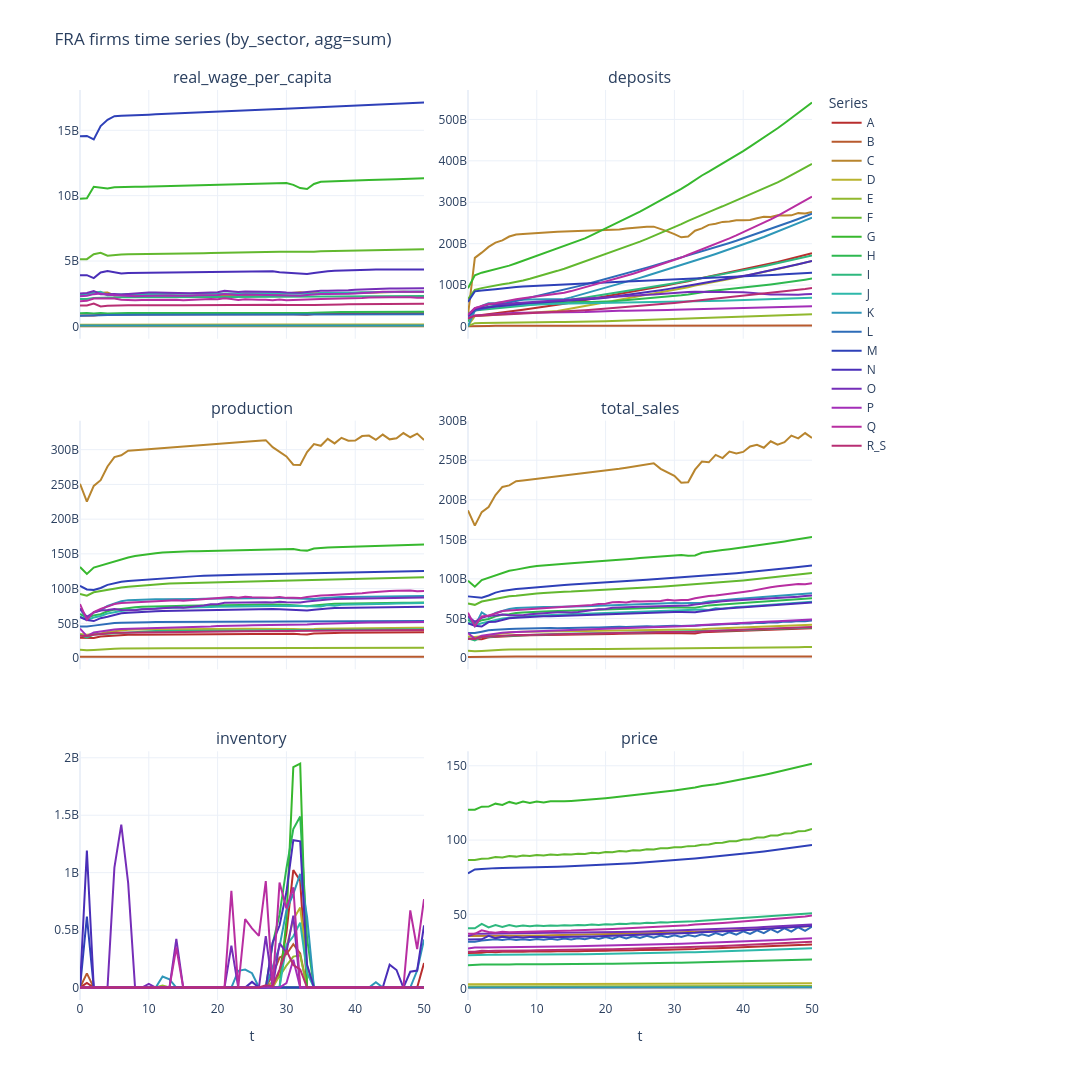

Here is the notebook cell this chart was saved with:
### Code cell
plot_agent_timeseries(
    model,
    "FRA",
    "firms",
    variables=[
        "real_wage_per_capita",
        "deposits",
        "production",
        "total_sales",
        "inventory",
        "price",
    ],
    by_sector=True,
    agg="sum",
    no_cols=2,
    base_height=FIG_SIZE_WIDE["base_height"],
    base_width=FIG_SIZE_WIDE["base_width"],
    show_legend=True,
    return_df=False,
    show=True,
)

plot_agent_timeseries(
    model,
    "FRA",
    "firms",
    variables=[
        "labour_productivity",
        "labour_productivity_factor",
        "real_wage_per_capita",
        "tfp_multiplier",
    ],
    by_sector=True,
    agg="mean",
    no_cols=2,
    base_height=FIG_SIZE_WIDE["base_height"],
    base_width=FIG_SIZE_WIDE["base_width"],
    show_legend=True,
    return_df=False,
    show=True,
)


plot_agent_timeseries(
    model,
    "FRA",
    "firms",
    variables=[
        "price",
    ],
    by_sector=True,
    agg="mean",
    no_cols=2,
    base_height=FIG_SIZE_WIDE["base_height"],
    base_width=FIG_SIZE_WIDE["base_width"],
    show_legend=True,
    return_df=False,
    show=True,
)
